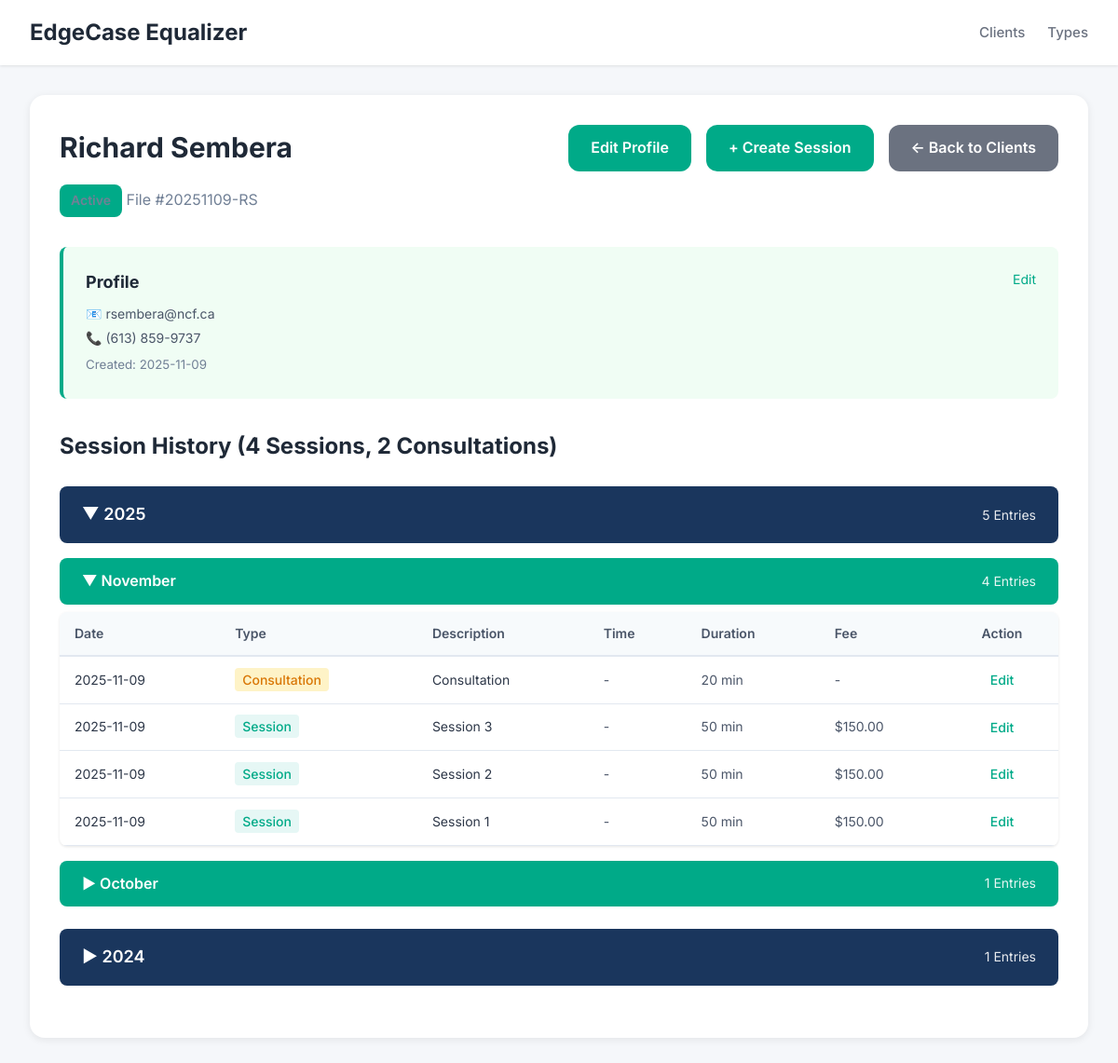
Screenshot of /client/1 with the database file from the repository.
### tables this page shows
CREATE TABLE clients (
                id INTEGER PRIMARY KEY AUTOINCREMENT,
                file_number TEXT UNIQUE NOT NULL,
                first_name TEXT NOT NULL,
                middle_name TEXT,
                last_name TEXT NOT NULL,
                type_id INTEGER NOT NULL,
                created_at INTEGER NOT NULL,
                modified_at INTEGER NOT NULL,
                is_deleted INTEGER DEFAULT 0,
                FOREIGN KEY (type_id) REFERENCES client_types(id)
            );

CREATE TABLE entries (
                id INTEGER PRIMARY KEY AUTOINCREMENT,
                client_id INTEGER NOT NULL,
                class TEXT NOT NULL,
                created_at INTEGER NOT NULL,
                modified_at INTEGER NOT NULL,
                
                -- Common fields
                description TEXT,
                content TEXT,
                
                -- Profile-specific fields
                email TEXT,
                phone TEXT,
                home_phone TEXT,
                work_phone TEXT,
                text_number TEXT,
                address TEXT,
                date_of_birth TEXT,
                preferred_contact TEXT,
                ok_to_leave_message TEXT,
                emergency_contact_name TEXT,
                emergency_contact_phone TEXT,
                emergency_contact_relationship TEXT,
                referral_source TEXT,
                additional_info TEXT,
                
                -- Session-specific fields
                modality TEXT,
                format TEXT,
                session_number INTEGER,
                service TEXT,
                session_date INTEGER,
                session_time TEXT,
                duration INTEGER,
                fee REAL,
                is_consultation INTEGER DEFAULT 0,
                mood TEXT,
                affect TEXT,
                risk_assessment TEXT,
                
                -- Communication-specific fields
                comm_recipient TEXT,
                comm_type TEXT,
                
                -- Statement-specific fields
                statement_total REAL,
                payment_status TEXT,
                payment_notes TEXT,
                date_sent INTEGER,
                date_paid INTEGER,
                is_void INTEGER DEFAULT 0,
                
                -- Edit tracking
                edit_history TEXT,
                locked INTEGER DEFAULT 0,
                locked_at INTEGER,
                
                FOREIGN KEY (client_id) REFERENCES clients(id)
            );

### web/app.py (the view)
@app.route('/client/<int:client_id>')
def client_file(client_id):
    client = db.get_client(client_id)
    if not client:
        return "Client not found", 404
    client['type'] = db.get_client_type(client['type_id'])
    profile_entry = db.get_profile_entry(client_id)
    all_entries = db.get_client_entries(client_id, entry_class='session')
    session_count = sum(1 for e in all_entries if not e.get('is_consultation'))
    consultation_count = sum(1 for e in all_entries if e.get('is_consultation'))
    from collections import defaultdict
    from datetime import datetime
    now = datetime.now()
    current_year = now.year
    current_month = now.month
    year_dict = defaultdict(lambda: defaultdict(list))
    for entry in all_entries:
        if entry.get('session_date'):
            entry_date = datetime.fromtimestamp(entry['session_date'])
            year = entry_date.year
            month = entry_date.month
            year_dict[year][month].append(entry)
    entries_by_year = []
    for year in sorted(year_dict.keys(), reverse=True):  # Most recent year first
        months = []
        year_total = 0
        for month in sorted(year_dict[year].keys(), reverse=True):  # Most recent month first
            month_entries = sorted(year_dict[year][month],
                                 key=lambda e: e.get('session_date', 0),
                                 reverse=True)
            month_name = datetime(year, month, 1).strftime('%B')
            months.append({
                'month_num': month,
                'month_name': month_name,
                'entries': month_entries,
                'is_current': (year == current_year and month == current_month)
            })
            year_total += len(month_entries)
        entries_by_year.append({
            'year': year,
            'months': months,
            'total': year_total,
            'is_current': (year == current_year)
        })
    return render_template('client_file.html',
                         client=client,
                         profile_entry=profile_entry,
                         entries_by_year=entries_by_year,
                         session_count=session_count,
                         consultation_count=consultation_count)

### core/database.py (called while the page is built)
    def connect(self):
        return sqlite3.connect(str(self.db_path))

    def get_profile_entry(self, client_id: int) -> Optional[Dict[str, Any]]:
        conn = self.connect()
        conn.row_factory = sqlite3.Row
        cursor = conn.cursor()
        cursor.execute("""
            SELECT * FROM entries
            WHERE client_id = ? AND class = 'profile'
            LIMIT 1
        """, (client_id,))
        row = cursor.fetchone()
        conn.close()
        return dict(row) if row else None

    def get_client_type(self, type_id: int) -> Optional[Dict[str, Any]]:
        conn = self.connect()
        conn.row_factory = sqlite3.Row
        cursor = conn.cursor()
        cursor.execute("SELECT * FROM client_types WHERE id = ?", (type_id,))
        row = cursor.fetchone()
        conn.close()
        return dict(row) if row else None

    def get_client(self, client_id: int) -> Optional[Dict[str, Any]]:
        conn = self.connect()
        conn.row_factory = sqlite3.Row
        cursor = conn.cursor()
        cursor.execute("SELECT * FROM clients WHERE id = ?", (client_id,))
        row = cursor.fetchone()
        conn.close()
        return dict(row) if row else None

    def get_client_entries(self, client_id: int, entry_class: Optional[str] = None) -> List[Dict[str, Any]]:
        conn = self.connect()
        conn.row_factory = sqlite3.Row
        cursor = conn.cursor()
        if entry_class:
            cursor.execute(
                "SELECT * FROM entries WHERE client_id = ? AND class = ? ORDER BY created_at DESC",
                (client_id, entry_class)
            )
        else:
            cursor.execute(
                "SELECT * FROM entries WHERE client_id = ? ORDER BY created_at DESC",
                (client_id,)
            )
        rows = cursor.fetchall()
        conn.close()
        return [dict(row) for row in rows]

### web/app.py (called while the page is built)
@app.template_filter('timestamp_to_date')
def timestamp_to_date(timestamp):
    if not timestamp:
        return '-'
    return datetime.fromtimestamp(timestamp).strftime('%Y-%m-%d')

### web/templates/client_file.html (shortened to what this page needs)
{% extends "base.html" %}
{% block content %}
<div class="card">
    <div style="display: flex; justify-content: space-between; align-items: start; margin-bottom: 2rem;">
        <div>
            <h2>{{ client.first_name }} {{ client.middle_name }} {{ client.last_name }}</h2>
            <p style="color: #718096;">
                <span class="type-badge" style="background-color: {{ client.type.color }}">
                </span>
                File #{{ client.file_number }}
            </p>
        </div>
        <div style="display: flex; gap: 1rem;">
            <a href="{{ url_for('edit_profile', client_id=client.id) }}" class="btn">
                {% if profile_entry %}Edit Profile{% else %}Create Profile{% endif %}
            </a>
            <a href="{{ url_for('create_session', client_id=client.id) }}" class="btn">+ Create Session</a>
            <a href="{{ url_for('index') }}" class="btn btn-secondary">← Back to Clients</a>
        </div>
    </div>
    {% if profile_entry %}
    <div style="padding: 1.5rem; background: #f0fdf4; border-radius: 0.5rem; margin-bottom: 2rem; border-left: 4px solid #00aa88;">
        <div style="display: flex; justify-content: space-between; align-items: start; margin-bottom: 0.5rem;">
            <strong style="font-size: 1.125rem;">Profile</strong>
            <a href="{{ url_for('edit_profile', client_id=client.id) }}"
               style="color: #00aa88; text-decoration: none; font-size: 0.875rem;">Edit</a>
        </div>
        {% if profile_entry.email %}
        <p style="font-size: 0.875rem; color: #4a5568; margin: 0.25rem 0;">📧 {{ profile_entry.email }}</p>
        {% endif %}
        {% if profile_entry.phone %}
        <p style="font-size: 0.875rem; color: #4a5568; margin: 0.25rem 0;">📞 {{ profile_entry.phone }}</p>
        {% endif %}
        <small style="color: #718096;">Created: {{ profile_entry.created_at|timestamp_to_date }}</small>
    </div>
    {% endif %}
    <h3>Session History
        {% if session_count > 0 or consultation_count > 0 %}
            ({{ session_count }} Session{{ 's' if session_count != 1 else '' }}{% if consultation_count > 0 %}, {{ consultation_count }} Consultation{{ 's' if consultation_count != 1 else '' }}{% endif %})
        {% endif %}
    </h3>
    {% if entries_by_year %}
    <div style="margin-top: 1.5rem;">
        {% for year_group in entries_by_year %}
        <div class="year-section" style="margin-bottom: 1.5rem;">
            <div class="year-header"
                 onclick="toggleYear('year-{{ year_group.year }}')"
                 style="background: #1a365d; color: white; padding: 1rem 1.5rem; border-radius: 0.5rem; cursor: pointer; display: flex; justify-content: space-between; align-items: center; user-select: none;">
                <span style="font-size: 1.125rem; font-weight: 600;">
                    <span id="year-{{ year_group.year }}-icon">{{ '▼' if year_group.is_current else '▶' }}</span>
                    {{ year_group.year }}
                </span>
                <span style="font-size: 0.875rem; opacity: 0.9;">{{ year_group.total }} Entries</span>
            </div>
            <div id="year-{{ year_group.year }}-content"
                 style="{% if not year_group.is_current %}display: none;{% endif %}">
                {% for month_group in year_group.months %}
                <div class="month-section" style="margin-top: 1rem;">
                    <div class="month-header"
                         onclick="toggleMonth('month-{{ year_group.year }}-{{ month_group.month_num }}')"
                         style="background: #00aa88; color: white; padding: 0.75rem 1.5rem; border-radius: 0.5rem; cursor: pointer; display: flex; justify-content: space-between; align-items: center; user-select: none;">
                        <span style="font-weight: 600;">
                            <span id="month-{{ year_group.year }}-{{ month_group.month_num }}-icon">{{ '▼' if month_group.is_current else '▶' }}</span>
                            {{ month_group.month_name }}
                        </span>
                        <span style="font-size: 0.875rem; opacity: 0.9;">{{ month_group.entries|length }} Entries</span>
                    </div>
                    <div id="month-{{ year_group.year }}-{{ month_group.month_num }}-content"
                         style="{% if not month_group.is_current %}display: none;{% endif %} margin-top: 0.5rem;">
                        <table style="width: 100%; border-collapse: collapse; background: white; border-radius: 0.5rem; overflow: hidden; box-shadow: 0 1px 3px rgba(0,0,0,0.1);">
                            <thead>
                                <tr style="background: #f7fafc; border-bottom: 2px solid #e2e8f0;">
                                    <th style="padding: 0.75rem 1rem; text-align: left; font-weight: 600; color: #4a5568; font-size: 0.875rem;">Date</th>
                                    <th style="padding: 0.75rem 1rem; text-align: left; font-weight: 600; color: #4a5568; font-size: 0.875rem;">Type</th>
                                    <th style="padding: 0.75rem 1rem; text-align: left; font-weight: 600; color: #4a5568; font-size: 0.875rem;">Description</th>
                                    <th style="padding: 0.75rem 1rem; text-align: left; font-weight: 600; color: #4a5568; font-size: 0.875rem;">Time</th>
                                    <th style="padding: 0.75rem 1rem; text-align: left; font-weight: 600; color: #4a5568; font-size: 0.875rem;">Duration</th>
                                    <th style="padding: 0.75rem 1rem; text-align: left; font-weight: 600; color: #4a5568; font-size: 0.875rem;">Fee</th>
                                    <th style="padding: 0.75rem 1rem; text-align: center; font-weight: 600; color: #4a5568; font-size: 0.875rem;">Action</th>
                                </tr>
                            </thead>
                            <tbody>
                                {% for entry in month_group.entries %}
                                <tr style="border-bottom: 1px solid #e2e8f0;">
                                    <td style="padding: 0.75rem 1rem; font-size: 0.875rem; color: #2d3748;">{{ entry.session_date|timestamp_to_date }}</td>
                                    <td style="padding: 0.75rem 1rem; font-size: 0.875rem;">
                                        <span style="background: {% if entry.is_consultation %}#fef3c7{% else %}#e6f7f5{% endif %}; color: {% if entry.is_consultation %}#d97706{% else %}#00aa88{% endif %}; padding: 0.25rem 0.5rem; border-radius: 0.25rem; font-weight: 500;">
                                            {% if entry.is_consultation %}Consultation{% else %}Session{% endif %}
                                        </span>
                                    </td>
                                    <td style="padding: 0.75rem 1rem; font-size: 0.875rem; color: #2d3748;">{{ entry.description }}</td>
                                    <td style="padding: 0.75rem 1rem; font-size: 0.875rem; color: #4a5568;">{{ entry.session_time or '-' }}</td>
                                    <td style="padding: 0.75rem 1rem; font-size: 0.875rem; color: #4a5568;">{{ entry.duration or '-' }} min</td>
                                    <td style="padding: 0.75rem 1rem; font-size: 0.875rem; color: #4a5568;">
                                        {% if entry.fee %}${{ "%.2f"|format(entry.fee) }}{% else %}-{% endif %}
                                    </td>
                                    <td style="padding: 0.75rem 1rem; text-align: center;">
                                        <a href="{{ url_for('edit_session', client_id=client.id, entry_id=entry.id) }}"
                                           style="color: #00aa88; text-decoration: none; font-size: 0.875rem; font-weight: 500;">Edit</a>
                                    </td>
                                </tr>
                                {% endfor %}
                            </tbody>
                        </table>
                    </div>
                </div>
                {% endfor %}
            </div>
        </div>
        {% endfor %}
    </div>
    {% endif %}
</div>
{% endblock %}

### web/templates/base.html (style rules this page uses)
* { margin: 0; padding: 0; box-sizing: border-box; }
body { font-family: 'Inter', -apple-system, BlinkMacSystemFont, "Segoe UI", Roboto, sans-serif; line-height: 1.6; color: #1F2937; background: #F5F7FA; }
.btn { display: inline-block; padding: 0.75rem 1.5rem; background: #00aa88; color: white; text-decoration: none; border-radius: 0.75rem; border: none; font-size: 1rem; font-weight: 600; cursor: pointer; transition: all 0.2s; }
.btn-secondary { background: #6B7280; }
.card { background: white; border-radius: 1rem; padding: 2rem; box-shadow: 0 2px 8px rgba(0,0,0,0.08); margin-bottom: 2rem; }
.card h2 { font-size: 1.875rem; margin-bottom: 1rem; color: #1F2937; font-weight: 700; }
.card h3 { font-size: 1.5rem; margin-bottom: 1rem; color: #1F2937; font-weight: 700; }
.type-badge { display: inline-block; padding: 0.375rem 0.75rem; border-radius: 0.5rem; font-size: 0.875rem; font-weight: 600; }

### rows the page displays
clients: first_name "Richard", last_name "Sembera", file_number "20251109-RS"
entries: email "rsembera@ncf.ca", phone "(613) 859-9737", created_at "2025-11-09"
entries: session_date "2025-11-09", is_consultation "Consultation", description "Consultation", session_time "-", duration "20"
entries: session_date "2025-11-09", is_consultation "Session", description "Session 3", session_time "-", duration "50", fee "150.00"
entries: session_date "2025-11-09", is_consultation "Session", description "Session 2", session_time "-", duration "50", fee "150.00"
entries: session_date "2025-11-09", is_consultation "Session", description "Session 1", session_time "-", duration "50", fee "150.00"

### other values shown
{{ session_count }} "4"
{{ 's' if session_count != 1 else '' }} "s"
{{ consultation_count }} "2"
{{ 's' if consultation_count != 1 else '' }} "s"
{{ '▼' if year_group.is_current else '▶' }} "▼" "▶"
{{ year_group.year }} "2025" "2024"
{{ year_group.total }} "5" "1"
{{ '▼' if month_group.is_current else '▶' }} "▼" "▶"
{{ month_group.month_name }} "November" "October"
{{ month_group.entries|length }} "4" "1"
